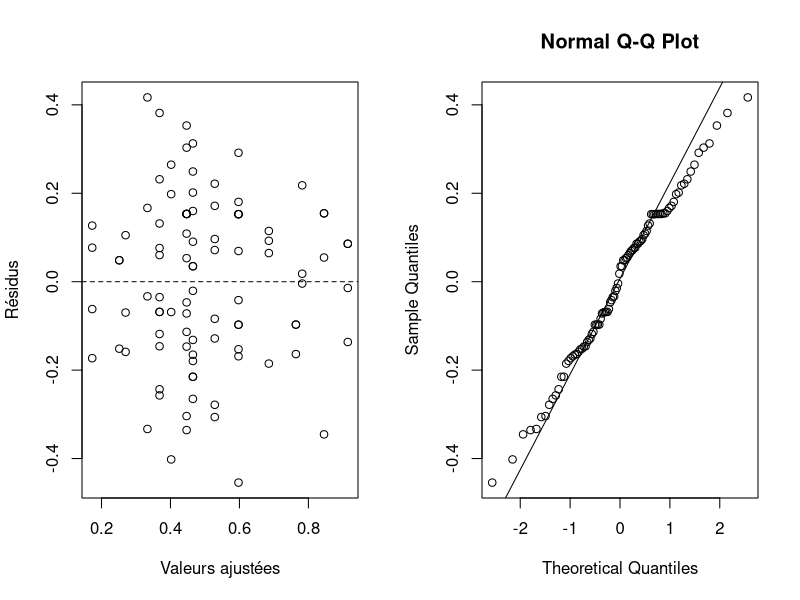
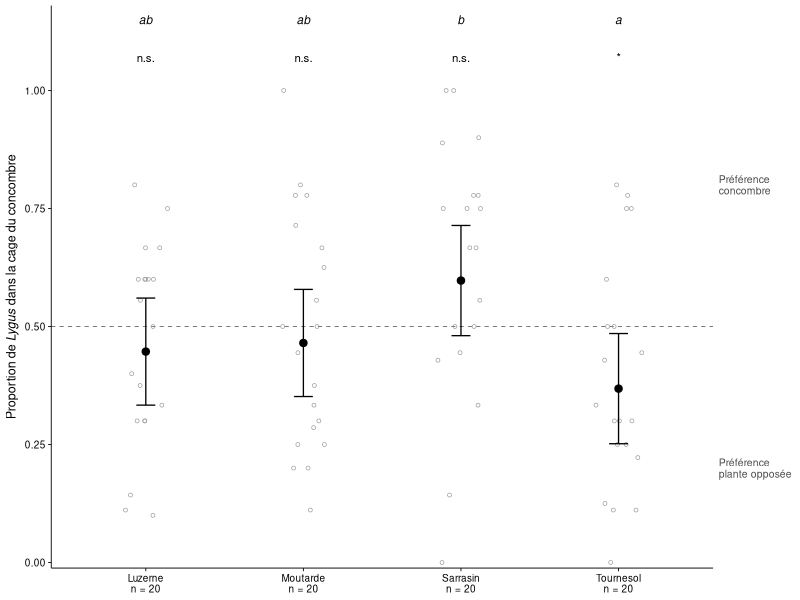
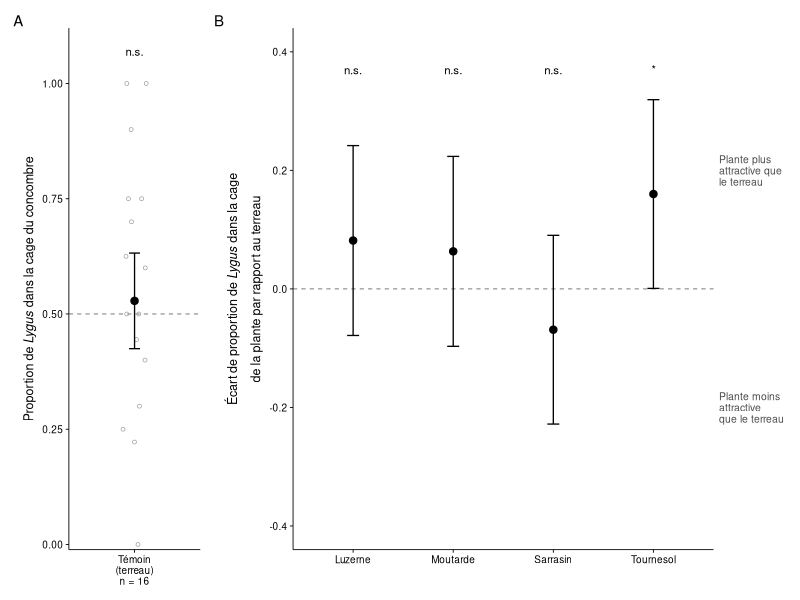
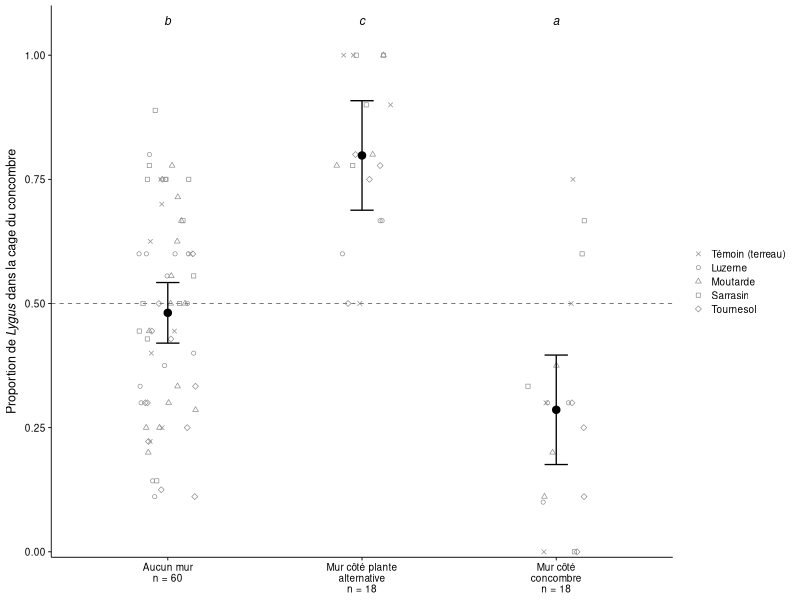
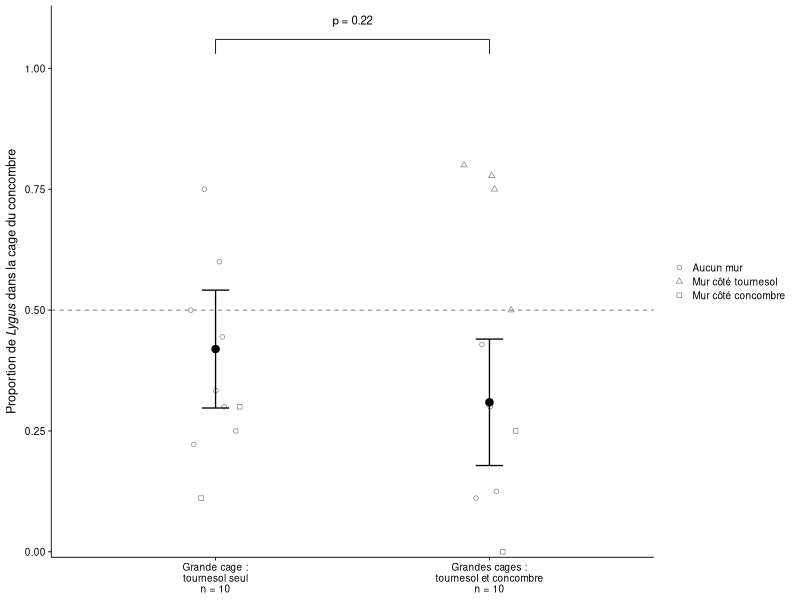
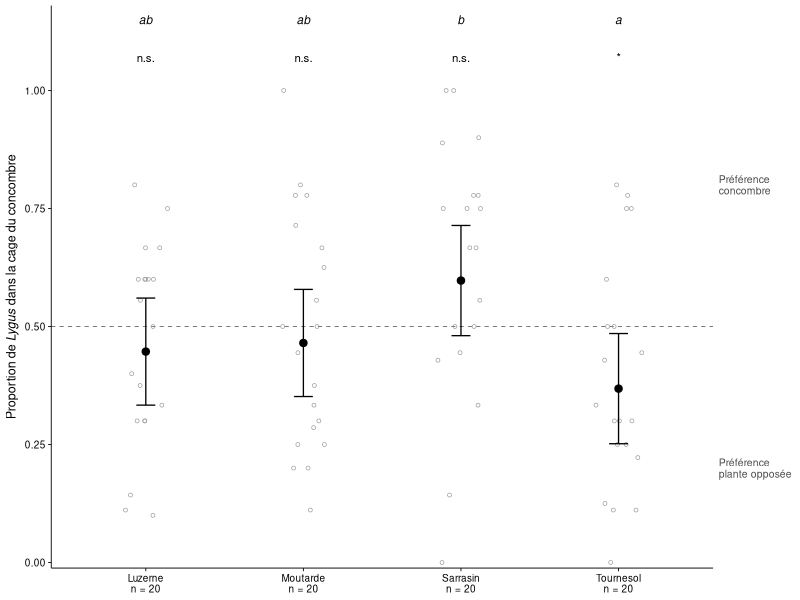
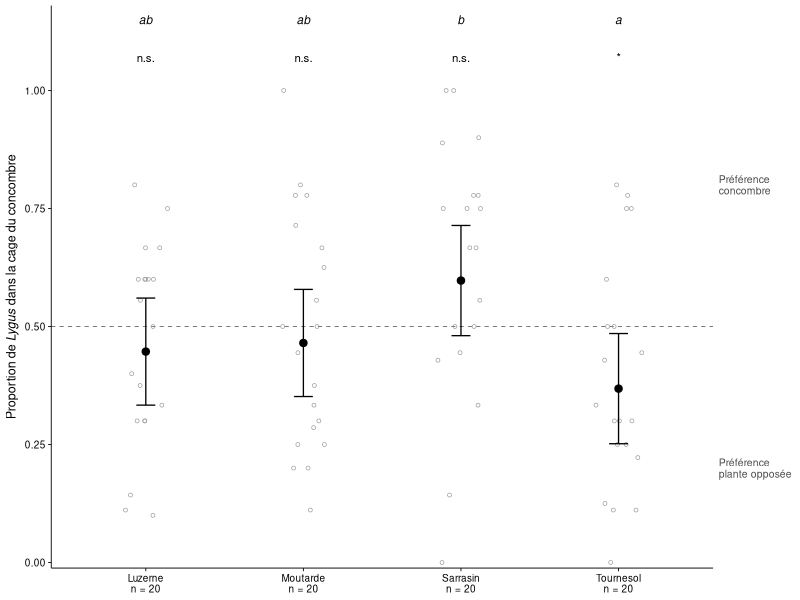
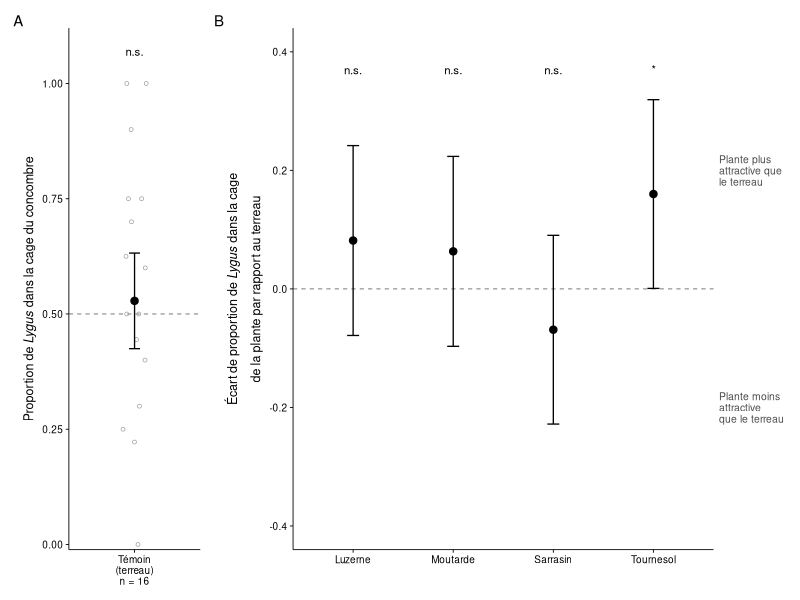

Recreate these plots in R, in order.
###############################################################################
# Choice-test en cages : préférence de Lygus entre le concombre et quatre
# plantes alternatives (luzerne, moutarde, sarrasin, tournesol) ou un témoin
# négatif (pot de terreau sans plante).
#
# Analyse : modèle linéaire mixte (ANOVA à deux facteurs fixes, traitement
#           et position du mur, et un facteur aléatoire, le jour) sur la
#           proportion de Lygus trouvées dans la cage du concombre ;
#           moyennes ajustées comparées à 0.5 ; comparaisons multiples
#           (Tukey, Dunnett) ; analyse complémentaire de la configuration
#           des cages dans le traitement tournesol ; figures.
#
# Données : resultats_cages.csv (séparateur virgule), dans le dossier de
#           travail. Une ligne par essai ; colonnes :
#           id, date, ttt (traitement : N, L, M, S, T),
#           mur (N = aucun ; A = côté plante alternative ; C = côté concombre),
#           total (Lygus lâchées), C (cage concombre), A (cage plante
#           alternative), T (tunnel), M (mortes), I (introuvables),
#           grd_cage (traitement tournesol uniquement : A = seul le
#           tournesol en grande cage ; AC = tournesol et concombre en
#           grandes cages ; N/A pour les autres traitements).
#
# Packages : lme4, lmerTest, emmeans, multcomp, multcompView, ggplot2,
#            patchwork.
###############################################################################

library(lmerTest)   # charge aussi lme4
library(emmeans)
library(multcomp)
library(ggplot2)
library(patchwork)  # assemblage des panneaux de la figure 2


# 1. DONNÉES ##################################################################

d <- read.csv("resultats_cages.csv", fileEncoding = "UTF-8",
              stringsAsFactors = FALSE)

# "T" (tunnel) est renommé pour éviter toute confusion avec TRUE.
names(d)[names(d) == "T"] <- "Tunnel"
names(d)[names(d) == "M"] <- "Mortes"
names(d)[names(d) == "I"] <- "Introuvables"

d$ttt <- factor(d$ttt, levels = c("N", "L", "M", "S", "T"))
d$mur <- factor(d$mur, levels = c("N", "A", "C"))
d$jour <- factor(d$date)

# Variable analysée : proportion de Lygus dans la cage du concombre parmi
# celles ayant choisi une cage. Les Lygus restées dans le tunnel, mortes ou
# introuvables n'ont pas exprimé de choix et sont exclues de ce calcul.
d$choix        <- d$C + d$A
d$prop_C       <- d$C / d$choix
d$taux_reponse <- d$choix / d$total

stopifnot(all(d$C + d$A + d$Tunnel + d$Mortes + d$Introuvables == d$total))

# Les trois essais pilotes (5 Lygus au lieu de 10) sont exclus.
dm <- droplevels(subset(d, total == 10))

# Plan d'expérience : essais par traitement et par position du mur
addmargins(table(Traitement = dm$ttt, Mur = dm$mur))

# Proportions brutes par traitement (non corrigées de l'effet du mur)
aggregate(prop_C ~ ttt, data = dm,
          FUN = function(x) c(n = length(x), moyenne = mean(x), et = sd(x)))


# 2. MODÈLE LINÉAIRE MIXTE ###################################################
# Facteurs fixes : traitement et mur. Le mur (variable parasite) est inclus
# pour corriger son effet plutôt que d'écarter les essais concernés.
# Facteur aléatoire : jour. Les essais d'un même jour partagent les mêmes
# conditions, et le témoin n'a été testé que la dernière semaine.
# Modèle additif, sans interaction (hypothèse vérifiée en 3.3). Le plan
# n'étant pas parfaitement équilibré, chaque facteur fixe est testé après
# ajustement pour l'autre (sommes des carrés de type II), avec les degrés de
# liberté de Satterthwaite.

m <- lmer(prop_C ~ ttt + mur + (1 | jour), data = dm)
anova(m, type = 2)

# Effet aléatoire du jour : variance estimée et test du rapport de
# vraisemblance. Une variance estimée à 0 s'accompagne du message
# "boundary (singular) fit" : les jours n'ajoutent alors aucune variation
# et le modèle se confond avec l'ANOVA à deux facteurs sans le jour.
VarCorr(m)
ranova(m)

# Modèle équivalent sans le jour (identique au modèle mixte lorsque la
# variance du jour est nulle) : sert au R² et à la distance de Cook (3.5).
a <- lm(prop_C ~ ttt + mur, data = dm)
summary(a)$r.squared


# 3. CONDITIONS D'APPLICATION #################################################
# L'indépendance des observations découle du protocole (chaque Lygus utilisée
# une seule fois, plantes tirées au sort, un essai = une unité
# expérimentale).

# 3.1 Normalité des résidus
shapiro.test(residuals(m))

# 3.2 Homogénéité des variances, par traitement et par position du mur :
#     test de Bartlett et rapport entre le plus grand et le plus petit
#     écart-type des résidus (règle usuelle : rapport inférieur à 2).
bartlett.test(residuals(m) ~ dm$ttt)
bartlett.test(residuals(m) ~ dm$mur)
et_ttt <- tapply(residuals(m), dm$ttt, sd)
et_mur <- tapply(residuals(m), dm$mur, sd)
max(et_ttt) / min(et_ttt)
max(et_mur) / min(et_mur)

# 3.3 Additivité : test F de l'interaction traitement x mur
m_int <- lmer(prop_C ~ ttt * mur + (1 | jour), data = dm)
anova(m_int, type = 2)

# 3.4 Normalité des effets aléatoires du jour (sans objet si leur variance
#     est nulle : tous les effets valent alors 0)
ranef(m)

# 3.5 Observations influentes : distance de Cook maximale (seuil usuel : 1),
#     calculée sur le modèle équivalent sans le jour
max(cooks.distance(a))

# Graphiques de diagnostic : résidus vs valeurs ajustées et QQ-plot
par(mfrow = c(1, 2))
plot(fitted(m), residuals(m), xlab = "Valeurs ajustées", ylab = "Résidus")
abline(h = 0, lty = 2)
qqnorm(residuals(m)); qqline(residuals(m))
par(mfrow = c(1, 1))


# 4. TESTS RÉPONDANT AUX QUESTIONS DE RECHERCHE ###############################
# Moyennes ajustées : proportion moyenne de chaque traitement estimée pour la
# situation sans mur (mur = "N"), à partir de l'ensemble des essais.
# Degrés de liberté de Satterthwaite, comme pour le tableau d'ANOVA (section 2).

emm_options(lmer.df = "satterthwaite")
em     <- emmeans(m, ~ ttt, at = list(mur = "N"))
em_alt <- emmeans(m, ~ ttt,
                  at = list(mur = "N", ttt = c("L", "M", "S", "T")))

# 4.1 Préférence : chaque moyenne ajustée comparée à 0.5 (test t).
#     Plantes alternatives : correction de Holm sur 4 tests.
#     Témoin : test unique, sans correction.
res <- as.data.frame(summary(em, infer = c(TRUE, TRUE), null = 0.5))
alt <- res$ttt != "N"
res$p_holm <- NA
res$p_holm[alt] <- p.adjust(res$p.value[alt], method = "holm")
# IC 95 % : corrigés par Šidák pour les 4 plantes alternatives (cohérents
# avec la correction pour tests multiples), non corrigé pour le témoin.
ic_sidak <- as.data.frame(confint(em_alt, adjust = "sidak"))
res$IC_inf <- res$lower.CL
res$IC_sup <- res$upper.CL
res$IC_inf[alt] <- ic_sidak$lower.CL[match(res$ttt[alt], ic_sidak$ttt)]
res$IC_sup[alt] <- ic_sidak$upper.CL[match(res$ttt[alt], ic_sidak$ttt)]
res

# 4.2 Plantes alternatives comparées entre elles (test de Tukey).
#     Une différence négative signifie que la première plante citée attire
#     davantage de Lygus que la seconde (le concombre servant de référence
#     commune).
pairs(em_alt, adjust = "tukey", infer = c(TRUE, TRUE))
cld_alt <- cld(em_alt, Letters = letters, adjust = "tukey")
cld_alt

# 4.3 Chaque plante alternative comparée au témoin (test de Dunnett).
#     p-values exactes ("mvt", calcul numérique de la loi multivariée) ;
#     set.seed rend ce calcul reproductible.
set.seed(2026)
dun <- as.data.frame(summary(contrast(em, method = "trt.vs.ctrl", ref = 1,
                                      adjust = "mvt"),
                             infer = c(TRUE, TRUE)))
dun

# 4.4 Effet du mur : moyennes ajustées (moyennées sur les traitements) et
#     comparaisons deux à deux (Tukey)
em_mur <- emmeans(m, ~ mur)
em_mur
pairs(em_mur, adjust = "tukey", infer = c(TRUE, TRUE))


# 5. TAUX DE RÉPONSE ##########################################################
# Vérifie que la proportion de Lygus ayant choisi une cage ne dépend pas du
# traitement (test de Kruskal-Wallis, distribution asymétrique proche de 1).

tapply(dm$taux_reponse, dm$ttt, mean)
kruskal.test(taux_reponse ~ ttt, data = dm)


# 6. FIGURES ##################################################################

lab_ttt <- c(N = "Témoin (terreau)", L = "Luzerne", M = "Moutarde",
             S = "Sarrasin", T = "Tournesol")
lab_mur <- c(N = "Aucun mur", A = "Mur côté plante\nalternative",
             C = "Mur côté\nconcombre")

theme_pub <- theme_classic(base_size = 9) +
  theme(axis.text  = element_text(colour = "black"),
        axis.ticks = element_line(colour = "black", linewidth = 0.3),
        axis.line  = element_line(colour = "black", linewidth = 0.3),
        plot.margin = margin(4, 6, 4, 4),
        legend.position = "none")

# Titre de l'axe des ordonnées, avec Lygus en italique
y_lab <- expression("Proportion de " * italic("Lygus") *
                      " dans la cage du concombre")

# Rappel du sens de lecture sur l'axe de droite
theme_sec <- theme(axis.text.y.right  = element_text(colour = "grey30",
                                                     size = 7.5, hjust = 0),
                   axis.ticks.y.right = element_blank(),
                   axis.line.y.right  = element_blank())

etoiles <- function(p) ifelse(is.na(p), "", ifelse(p < 0.001, "***",
                       ifelse(p < 0.01, "**", ifelse(p < 0.05, "*", "n.s."))))

# --- Figure 1 : préférence entre le concombre et les plantes alternatives ---
# (questions 1 à 3 ; le témoin est présenté à part, figure 2)
# Points noirs : moyennes ajustées (sans mur). Barres : IC 95 % corrigés par
# Šidák. Cercles gris : proportion observée dans chaque essai (non corrigée).
# Étoiles : test contre 0.5 (correction de Holm).
# Lettres : test de Tukey entre plantes alternatives ; deux plantes
# partageant une lettre ne diffèrent pas significativement.

alts    <- c("L", "M", "S", "T")
fig_dat <- res[alt, ]
fig_dat$sig <- etoiles(fig_dat$p_holm)
fig_dat <- merge(fig_dat,
                 data.frame(ttt = as.character(cld_alt$ttt),
                            lettre = trimws(cld_alt$.group)),
                 by = "ttt")
fig_dat$ttt <- factor(fig_dat$ttt, levels = alts)
pts_alt <- droplevels(subset(dm, ttt %in% alts))

n_ttt <- table(dm$ttt)
lab_x <- paste0(lab_ttt[alts], "\nn = ", n_ttt[alts])

fig1 <- ggplot() +
  geom_hline(yintercept = 0.5, linetype = "dashed", linewidth = 0.3,
             colour = "grey40") +
  geom_point(data = pts_alt, aes(x = ttt, y = prop_C),
             position = position_jitter(width = 0.15, height = 0, seed = 1),
             shape = 1, size = 1.1, colour = "grey60", stroke = 0.35) +
  geom_errorbar(data = fig_dat,
                aes(x = ttt, ymin = IC_inf, ymax = IC_sup),
                width = 0.12, linewidth = 0.45) +
  geom_point(data = fig_dat, aes(x = ttt, y = emmean),
             shape = 21, fill = "black", size = 2.2) +
  geom_text(data = fig_dat, aes(x = ttt, y = 1.07, label = sig), size = 2.9) +
  geom_text(data = fig_dat, aes(x = ttt, y = 1.15, label = lettre),
            size = 3, fontface = "italic") +
  scale_x_discrete(labels = lab_x) +
  scale_y_continuous(limits = c(0, 1.18), breaks = seq(0, 1, 0.25),
                     expand = expansion(mult = c(0.01, 0)),
                     sec.axis = dup_axis(breaks = c(0.8, 0.2), name = NULL,
                       labels = c("Préférence\nconcombre",
                                  "Préférence\nplante opposée"))) +
  labs(x = NULL, y = y_lab) +
  theme_pub + theme_sec
fig1
ggsave("Fig1_preference.pdf", fig1, width = 130, height = 95, units = "mm",
       device = cairo_pdf)
ggsave("Fig1_preference.png", fig1, width = 130, height = 95, units = "mm",
       dpi = 600)

# --- Figure 2 : témoin négatif (questions 4 et 5) ---------------------------
# A : moyenne ajustée du témoin (sans mur) et IC 95 % (test unique) ; cercles
#     gris : essais observés ; étoiles : test contre 0.5.
# B : écart de proportion de Lygus dans la cage de la plante par rapport au
#     terreau, c'est-à-dire l'opposé de la différence « plante - témoin »
#     calculée en 4.3 (une valeur positive signifie que la plante attire plus
#     que le terreau). Barres : IC 95 % simultanés de Dunnett ; étoiles :
#     test de Dunnett.

tem_dat <- res[!alt, ]
tem_dat$sig <- etoiles(tem_dat$p.value)
pts_tem <- droplevels(subset(dm, ttt == "N"))

fig2a <- ggplot() +
  geom_hline(yintercept = 0.5, linetype = "dashed", linewidth = 0.3,
             colour = "grey40") +
  geom_point(data = pts_tem, aes(x = ttt, y = prop_C),
             position = position_jitter(width = 0.12, height = 0, seed = 1),
             shape = 1, size = 1.1, colour = "grey60", stroke = 0.35) +
  geom_errorbar(data = tem_dat,
                aes(x = ttt, ymin = lower.CL, ymax = upper.CL),
                width = 0.1, linewidth = 0.45) +
  geom_point(data = tem_dat, aes(x = ttt, y = emmean),
             shape = 21, fill = "black", size = 2.2) +
  geom_text(data = tem_dat, aes(x = ttt, y = 1.07, label = sig),
            size = 2.9) +
  scale_x_discrete(labels = paste0("Témoin\n(terreau)\nn = ",
                                   nrow(pts_tem))) +
  scale_y_continuous(limits = c(0, 1.12), breaks = seq(0, 1, 0.25),
                     expand = expansion(mult = c(0.01, 0))) +
  labs(x = NULL, y = y_lab, tag = "A") +
  theme_pub

dun_fig <- data.frame(ttt    = factor(sub(" - N", "", dun$contrast),
                                      levels = alts),
                      ecart  = -dun$estimate,
                      IC_inf = -dun$upper.CL,
                      IC_sup = -dun$lower.CL,
                      sig    = etoiles(dun$p.value))

fig2b <- ggplot(dun_fig, aes(x = ttt, y = ecart)) +
  geom_hline(yintercept = 0, linetype = "dashed", linewidth = 0.3,
             colour = "grey40") +
  geom_errorbar(aes(ymin = IC_inf, ymax = IC_sup), width = 0.12,
                linewidth = 0.45) +
  geom_point(shape = 21, fill = "black", size = 2.2) +
  geom_text(aes(y = 0.37, label = sig), size = 2.9) +
  scale_x_discrete(labels = lab_ttt[alts]) +
  scale_y_continuous(limits = c(-0.4, 0.4), breaks = seq(-0.4, 0.4, 0.2),
                     sec.axis = dup_axis(breaks = c(0.2, -0.2), name = NULL,
                       labels = c("Plante plus\nattractive que\nle terreau",
                                  "Plante moins\nattractive\nque le terreau"))
                     ) +
  labs(x = NULL, tag = "B",
       y = expression(atop("Écart de proportion de " * italic("Lygus") *
                             " dans la cage",
                           "de la plante par rapport au terreau"))) +
  theme_pub + theme_sec

fig2 <- fig2a + fig2b + plot_layout(widths = c(1, 3.2))
fig2
ggsave("Fig2_temoin.pdf", fig2, width = 160, height = 90, units = "mm",
       device = cairo_pdf)
ggsave("Fig2_temoin.png", fig2, width = 160, height = 90, units = "mm",
       dpi = 600)

# --- Figure S1 : effet du mur ------------------------------------------------
# Points noirs et barres : moyennes ajustées par position du mur et IC 95 %
# corrigés par Šidák (3 intervalles).
# Symboles gris : proportion observée dans chaque essai, par traitement.
# Lettres : test de Tukey entre positions du mur.

cld_mur <- cld(em_mur, Letters = letters, adjust = "tukey")
mur_dat <- merge(as.data.frame(confint(em_mur, adjust = "sidak")),
                 data.frame(mur = cld_mur$mur,
                            lettre = trimws(cld_mur$.group)))
n_mur  <- table(dm$mur)
lab_mx <- paste0(lab_mur, "\nn = ", n_mur[names(lab_mur)])

figS1 <- ggplot() +
  geom_hline(yintercept = 0.5, linetype = "dashed", linewidth = 0.3,
             colour = "grey40") +
  geom_point(data = dm, aes(x = mur, y = prop_C, shape = ttt),
             position = position_jitter(width = 0.15, height = 0, seed = 2),
             size = 1.2, colour = "grey55", stroke = 0.35) +
  geom_errorbar(data = mur_dat,
                aes(x = mur, ymin = lower.CL, ymax = upper.CL),
                width = 0.12, linewidth = 0.45) +
  geom_point(data = mur_dat, aes(x = mur, y = emmean),
             shape = 21, fill = "black", size = 2.2) +
  geom_text(data = mur_dat, aes(x = mur, y = 1.07, label = lettre),
            size = 3, fontface = "italic") +
  scale_shape_manual(values = c(N = 4, L = 1, M = 2, S = 0, T = 5),
                     labels = lab_ttt, name = NULL) +
  scale_x_discrete(labels = lab_mx) +
  scale_y_continuous(limits = c(0, 1.1), breaks = seq(0, 1, 0.25),
                     expand = expansion(mult = c(0.01, 0))) +
  labs(x = NULL, y = y_lab) +
  theme_pub +
  theme(legend.position = "right", legend.key.size = unit(3.5, "mm"))
figS1
ggsave("FigS1_effet_mur.pdf", figS1, width = 140, height = 90, units = "mm",
       device = cairo_pdf)
ggsave("FigS1_effet_mur.png", figS1, width = 140, height = 90, units = "mm",
       dpi = 600)


# 7. ANALYSE COMPLÉMENTAIRE : CONFIGURATION DES CAGES (TOURNESOL) ##########
# Pour le tournesol, deux configurations de cages ont été utilisées (colonne
# grd_cage). Le traitement tournesol est scindé en deux niveaux (T_A, T_AC)
# dans le modèle linéaire mixte, et la différence T_A - T_AC est testée par
# un test t (comparaison unique). Le bruit résiduel et l'effet du mur sont
# estimés sur l'ensemble des essais, ce qui est nécessaire car le mur est en
# partie confondu avec la configuration (les 4 essais tournesol avec le mur
# côté tournesol sont tous en configuration AC).

dm$ttt_cage <- ifelse(dm$ttt == "T", paste0("T_", dm$grd_cage),
                      as.character(dm$ttt))
dm$ttt_cage <- factor(dm$ttt_cage,
                      levels = c("N", "L", "M", "S", "T_A", "T_AC"))
table(Traitement = dm$ttt_cage, Mur = dm$mur)

m_cage  <- lmer(prop_C ~ ttt_cage + mur + (1 | jour), data = dm)
em_cage <- emmeans(m_cage, ~ ttt_cage,
                   at = list(mur = "N", ttt_cage = c("T_A", "T_AC")))

# Moyennes ajustées (sans mur) des deux configurations, comparées à 0.5
summary(em_cage, infer = c(TRUE, TRUE), null = 0.5)

# Différence entre les deux configurations (test t)
diff_cage <- as.data.frame(summary(pairs(em_cage), infer = c(TRUE, TRUE)))
diff_cage

# Vérification sur les seuls essais tournesol (modèle sans le jour)
tt <- droplevels(subset(dm, ttt == "T"))
drop1(lm(prop_C ~ grd_cage + mur, data = tt), test = "F")

# --- Figure S2 : configuration des cages (tournesol) -------------------------
# Points noirs et barres : moyennes ajustées (sans mur) et IC 95 %.
# Symboles gris : proportion observée dans chaque essai, selon la position
# du mur. Crochet : test t de la différence entre configurations.

cage_dat <- as.data.frame(summary(em_cage))
tt$ttt_cage <- factor(paste0("T_", tt$grd_cage), levels = c("T_A", "T_AC"))
n_cage <- table(tt$ttt_cage)
lab_cx <- c(T_A  = "Grande cage :\ntournesol seul",
            T_AC = "Grandes cages :\ntournesol et concombre")
lab_cx <- paste0(lab_cx, "\nn = ", n_cage[names(lab_cx)])
p_txt  <- paste0("p = ", formatC(diff_cage$p.value, format = "f", digits = 2))

figS2 <- ggplot() +
  geom_hline(yintercept = 0.5, linetype = "dashed", linewidth = 0.3,
             colour = "grey40") +
  geom_point(data = tt, aes(x = ttt_cage, y = prop_C, shape = mur),
             position = position_jitter(width = 0.12, height = 0, seed = 3),
             size = 1.3, colour = "grey55", stroke = 0.4) +
  geom_errorbar(data = cage_dat,
                aes(x = ttt_cage, ymin = lower.CL, ymax = upper.CL),
                width = 0.1, linewidth = 0.45) +
  geom_point(data = cage_dat, aes(x = ttt_cage, y = emmean),
             shape = 21, fill = "black", size = 2.2) +
  annotate("segment", x = 1, xend = 2, y = 1.06, yend = 1.06,
           linewidth = 0.3) +
  annotate("segment", x = c(1, 2), xend = c(1, 2), y = 1.06, yend = 1.03,
           linewidth = 0.3) +
  annotate("text", x = 1.5, y = 1.1, label = p_txt, size = 2.9) +
  scale_shape_manual(values = c(N = 1, A = 2, C = 0),
                     labels = c(N = "Aucun mur", A = "Mur côté tournesol",
                                C = "Mur côté concombre"),
                     name = NULL, drop = FALSE) +
  scale_x_discrete(labels = lab_cx) +
  scale_y_continuous(limits = c(0, 1.13), breaks = seq(0, 1, 0.25),
                     expand = expansion(mult = c(0.01, 0))) +
  labs(x = NULL, y = y_lab) +
  theme_pub +
  theme(legend.position = "right", legend.key.size = unit(3.5, "mm"))
figS2
ggsave("FigS2_cages_tournesol.pdf", figS2, width = 130, height = 90,
       units = "mm", device = cairo_pdf)
ggsave("FigS2_cages_tournesol.png", figS2, width = 130, height = 90,
       units = "mm", dpi = 600)


# 8. ENVIRONNEMENT ############################################################
sessionInfo()
